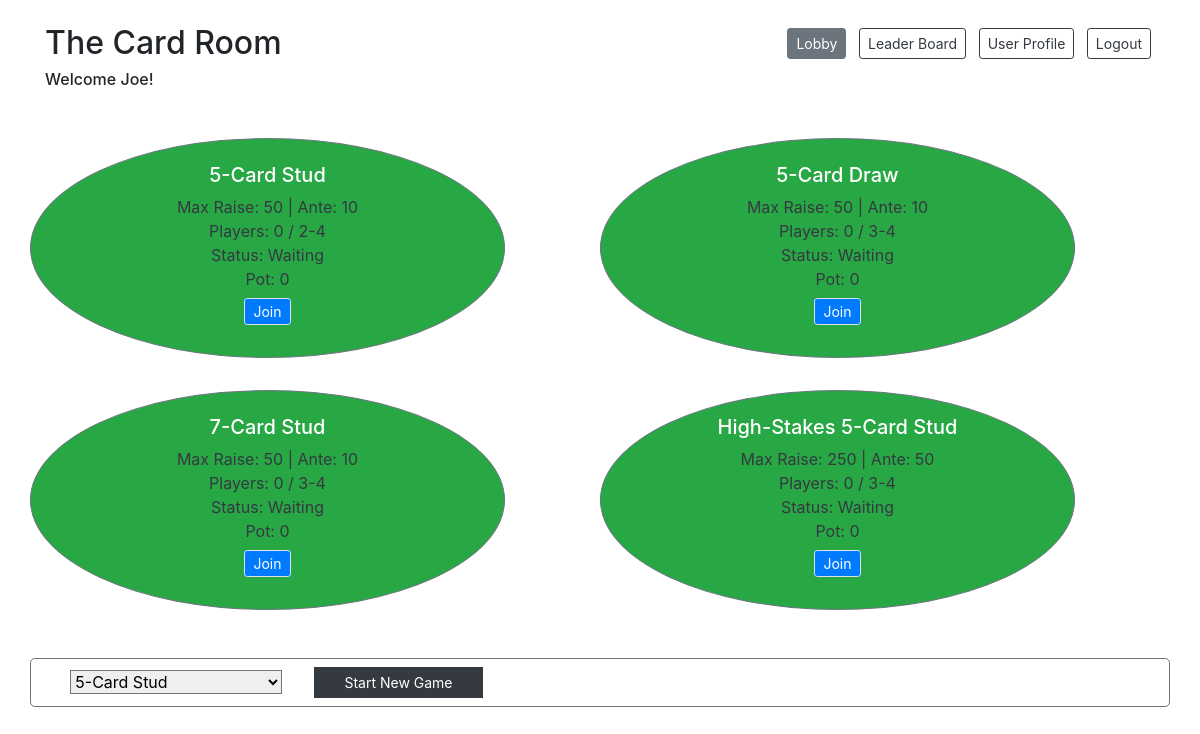
The app's page /lobby (signed in) with its own data.
### models.py (models this page shows)
class User(db.Model):
    __tablename__ = "users"
    id = db.Column(db.Integer, primary_key=True)
    user_name = db.Column(db.String(255))
    email = db.Column(db.String(255))
    password = db.Column(db.String(255))
    balance = db.Column(db.Integer)
    photo = db.Column(db.BLOB)
    current_game_id = db.Column(db.Integer, db.ForeignKey("games.id"), nullable=True)  # is null if not currently in a game
    current_game = db.relationship("Game", foreign_keys=[current_game_id], backref="game_users")
    created_at = db.Column(db.DateTime, server_default=func.now())
    updated_at = db.Column(db.DateTime, server_default=func.now(), onupdate=func.now())

class GameType(db.Model):
    __tablename__ = "game_types"
    id = db.Column(db.Integer, primary_key=True)
    game_name = db.Column(db.String(255))
    time_limit = db.Column(db.Integer)
    min_players = db.Column(db.Integer)
    max_players = db.Column(db.Integer)
    ante = db.Column(db.Integer)
    max_raise = db.Column(db.Integer)
    rounds = db.relationship("GameRound", back_populates="game_type")
    created_at = db.Column(db.DateTime, server_default=func.now())
    updated_at = db.Column(db.DateTime, server_default=func.now(), onupdate=func.now())

### controller.py (the view)
def lobby():
    if 'user_id' in session:
        user = getUser(session['user_id'])
        if user:
            if user.current_game_id:  # user is in a game
                game = getGame(user.current_game_id)
                if game.game_status == 1:  # game is playing
                    return redirect('/card-table')
                elif game.game_status == 2:  # game is completed
                    removePlayerFromGame(user, user.current_game_id)
            lobbyInfo = getLobbyInfo(user)
            return render_template('lobby.html', user = lobbyInfo['user'], games = lobbyInfo['games'], game_types = lobbyInfo['game_types'])
    return redirect('/login-registration')

### utilities.py (called while the page is built)
def getUser(user_id):
    user = User.query.get(user_id)
    return user

def getActiveGames():
    active_games = Game.query.filter(or_(Game.game_status == 0, Game.game_status == 1)).all()
    return active_games  # return game info

def getGameTypes():
    game_types = GameType.query.all()
    return game_types  # return game types

def getNumNonExitedPlayers(game_id):
    num_players = User.query.filter_by(current_game_id=game_id).count()
    return num_players

def getNumRounds(game_id):
    game = Game.query.get(game_id)
    num_rounds = GameRound.query.filter_by(game_type_id=game.game_type_id).count()
    return num_rounds

### templates/lobby.html (shortened to what this page needs)
<!DOCTYPE html>
<html lang="en">
<head>
    <link href="https://stackpath.bootstrapcdn.com/bootstrap/4.4.1/css/bootstrap.min.css" rel="stylesheet">
</head>
<body>
    <div class="container bg-white">
        <div class="row justify-content-between mt-4 mb-2">
            <div class="col-auto">
                <h2>The Card Room</h2>
                <h6>Welcome {{user.user_name}}!</h6>
            </div>
            <div class="col-auto">
                <a href="#" class="inactive col-auto btn btn-secondary btn-sm mx-1 mt-1 mb-3">Lobby</a>
                <a href="/leaderboard" class="col-auto btn btn-outline-dark btn-sm mx-1 mt-1 mb-3">Leader Board</a>
                <a href="/user-profile" class="col-auto btn btn-outline-dark btn-sm mx-1 mt-1 mb-3">User Profile</a>
                <a href="/logout-action" class="col-auto btn btn-outline-dark btn-sm mx-1 mt-1 mb-3">Logout</a>
            </div>
        </div>
        <div class="row pt-4">
            {% if games %}
                {% for game in games %}
                <div class="col-5 bg-success border border-secondary rounded-circle text-white text-center mx-0 px-0 mb-4 mt-2 pt-4" style="height: 220px">
                    <div class="row mx-0 px-0 text-center">
                        <div class="col-2"></div>
                        <div class="col-8 text-center"><h5>{{game.game_name}}</h5></div>
                        <div class="col-2"></div>
                    </div>
                    <div class="row text-dark">
                        <div class="col-12 mx-0 px-0">Max Raise: {{game.max_raise}}  |  Ante: {{game.ante}}</div>
                    </div>
                    <div class="row text-dark">
                        <div class="col-12 mx-0 px-0">Players: {{game.num_players}} / {{game.min_players}}-{{game.max_players}}</div>
                    </div>
                    <div class="row text-dark">
                        <div class="col-12 mx-0 px-0">Status: {% if game.game_status == 0 %}Waiting
                            {% elif game.game_status == 1 %}Rnd {{game.round_num}} / {{game.num_rounds}}
                            {% else %}Done
                            {% endif %}</div>
                    </div>
                    <div class="row text-dark">
                        <div class="col-12 mx-0 px-0">Pot: {{game.pot}}</div>
                    </div>
                    <div class="row text-center mt-2">
                        <div class="col"></div>
                        <div class="col-4">
                            {% if user.current_game_id == game.id %}
                            <a href="/lobby/leave-game/{{game.id}}" class="button border btn-sm btn-warning">Leave</a>
                            {% elif not user.current_game_id: %}
                            <a href="/lobby/join-game/{{game.id}}" class="button border btn-sm btn-primary">Join</a>
                            {% endif %}
                        </div>
                        <div class="col"></div>
                    </div>
                </div>
                <div class="col-1"></div>
                {% endfor %}
            {% else %}
                <h6>No active games</h6>
            {% endif %}
        </div>
        {% if not user.current_game_id %}
        <div class="row pt-2 border border-secondary rounded-lg mt-4 pb-2">
            <form action="/lobby/new-game" method="post" class="row align-items-center">
                <div class="col-4">
                    <select type="text" name="game_type_id" class="input-sm rounded-0 mx-0" required>
                        {% for game_type in game_types %}
                            <option value="{{game_type.id}}">{{game_type.game_name}}</option>
                        {% endfor %}
                    </select>
                </div>
                <button type="submit" class="col-4 btn btn-dark btn-sm btn-block rounded-0 ml-5">Start New Game</button>
            </form>
        </div>
        {% endif %}
    </div>
</body>
</html>

### records on screen
User: user_name "Joe"
GameType: game_name "5-Card Stud", max_raise "50", ante "10", num_players "0", min_players "2", max_players "4", pot "0"
GameType: game_name "5-Card Draw", max_raise "50", ante "10", num_players "0", min_players "3", max_players "4", pot "0"
GameType: game_name "7-Card Stud", max_raise "50", ante "10", num_players "0", min_players "3", max_players "4", pot "0"
GameType: game_name "High-Stakes 5-Card Stud", max_raise "250", ante "50", num_players "0", min_players "3", max_players "4", pot "0"

### other values on screen
form field game_type_id "5-Card Stud"
